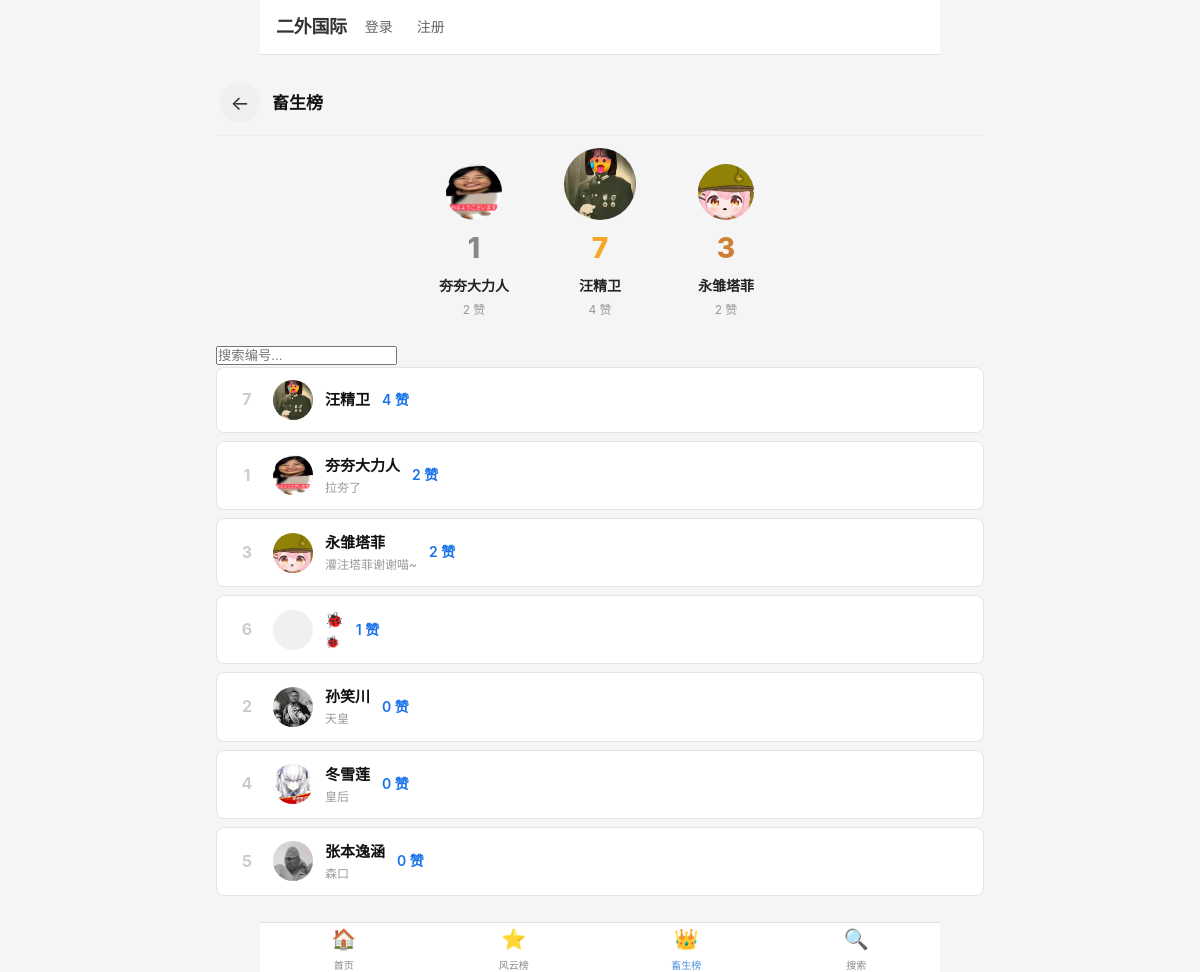
Page /chef on the committed database.
### tables this page shows
CREATE TABLE chef_users (
            id INTEGER PRIMARY KEY AUTOINCREMENT,
            number INTEGER UNIQUE NOT NULL,
            name TEXT NOT NULL,
            description TEXT DEFAULT '',
            image_url TEXT DEFAULT '',
            added_by INTEGER NOT NULL,
            like_count INTEGER DEFAULT 0,
            created_at TEXT DEFAULT (datetime('now'))
        );

### app.py (the view)
@app.route('/chef')
def chef_page():
    user = get_current_user()
    conn = get_db()
    chef_list = [dict(row) for row in conn.execute("""
        SELECT c.*, u.nickname as adder_name
        FROM chef_users c
        LEFT JOIN users u ON c.added_by = u.id
        ORDER BY c.like_count DESC, c.number ASC
    """).fetchall()]
    liked_ids = []
    if user:
        liked = conn.execute("SELECT chef_id FROM chef_likes WHERE user_id = ?", (user['id'],)).fetchall()
        liked_ids = [r['chef_id'] for r in liked]
    all_comments = {}
    for row in conn.execute("""
        SELECT c.chef_id, c.content, c.created_at, u.nickname as commenter_name
        FROM chef_comments c LEFT JOIN users u ON c.user_id = u.id
        ORDER BY c.created_at DESC
    """).fetchall():
        cid = row['chef_id']
        if cid not in all_comments:
            all_comments[cid] = []
        all_comments[cid].append(dict(row))
    conn.close()
    return render_template('chef.html',
                           chef_list=chef_list,
                           liked_ids=liked_ids,
                           user=user,
                           all_comments=all_comments)

### app.py (called while the page is built)
def get_db():
    conn = sqlite3.connect(DB_PATH, timeout=30)
    conn.execute("PRAGMA busy_timeout = 30000")
    conn.execute("PRAGMA journal_mode = WAL")
    conn.row_factory = sqlite3.Row
    return conn

def get_current_user():
    user_id = session.get('user_id')
    if not user_id:
        return None
    conn = get_db()
    user = conn.execute("SELECT id, username, nickname, avatar, bio, is_admin, level, exp, created_at FROM users WHERE id = ?", (user_id,)).fetchone()
    conn.close()
    return dict(user) if user else None

@app.context_processor
def inject_user():
    from flask import session, g
    user = get_current_user()
    return dict(user=user)

### templates/chef.html (shortened to what this page needs)
{% extends "base.html" %}
{% block content %}
<div class="nav-bar">
  <a href="javascript:goBack()" class="back-btn">←</a>
  <span class="nav-title">畜生榜</span>
</div>
{% if chef_list|length >= 3 %}
{% set p1 = chef_list[0] %}
{% set p2 = chef_list[1] %}
{% set p3 = chef_list[2] %}
<div class="podium">
  <div class="podium-place place-2">
    <div class="rank-photo">{% if p2.image_url %}<img src="{{ p2.image_url }}">{% endif %}</div>
    <div class="rank-num">{{ p2.number }}</div>
    <div class="rank-name">{{ p2.name }}</div>
    <div class="rank-likes">{{ p2.like_count }} 赞</div>
  </div>
  <div class="podium-place place-1">
    <div class="rank-photo">{% if p1.image_url %}<img src="{{ p1.image_url }}">{% endif %}</div>
    <div class="rank-num">{{ p1.number }}</div>
    <div class="rank-name">{{ p1.name }}</div>
    <div class="rank-likes">{{ p1.like_count }} 赞</div>
  </div>
  <div class="podium-place place-3">
    <div class="rank-photo">{% if p3.image_url %}<img src="{{ p3.image_url }}">{% endif %}</div>
    <div class="rank-num">{{ p3.number }}</div>
    <div class="rank-name">{{ p3.name }}</div>
    <div class="rank-likes">{{ p3.like_count }} 赞</div>
  </div>
</div>
{% endif %}
<div class="search-bar">
  <input type="text" id="searchInput" placeholder="搜索编号..." oninput="doSearch()">
</div>
<div class="rank-list" id="rankList">
{% for f in chef_list %}
  <div class="rank-item" data-num="{{ f.number }}" onclick="showDetailChef({{ f.id }})">
    <div class="rank-num">{{ f.number }}</div>
    <div class="rank-photo">{% if f.image_url %}<img src="{{ f.image_url }}">{% endif %}</div>
    <div>
      <div class="rank-name">{{ f.name }}</div>
      {% if f.description %}<div class="rank-desc">{{ f.description }}</div>{% endif %}
    </div>
    <div class="rank-likes">{{ f.like_count }} 赞</div>
  </div>
{% else %}
  <div class="empty-state">暂无人物，快来添加</div>
{% endfor %}
</div>
{% endblock %}

### templates/base.html (shortened to what this page needs)
<!DOCTYPE html>
<html lang="zh">
<head>
<link rel="stylesheet" href="{{ url_for('static', filename='style.css') }}">
</head>
<body>
<nav class="navbar">
  <a href="/" class="navbar-brand">二外国际</a>
  <div class="navbar-links">
    {% if user %}
      <a href="/user/{{ user.id }}" class="navbar-link" style="display:flex;align-items:center;gap:6px">{{ user_avatar(user.avatar, user.nickname) }}<span>{{ user.nickname }}</span>{{ level_badge(user.level or 0, 'xs', user.is_admin) }}</a>
      {% if user.is_admin %}
      <a href="/admin" class="navbar-link">管理</a>
      {% endif %}
    {% else %}
      <a href="/login" class="navbar-link">登录</a>
      <a href="/register" class="navbar-link">注册</a>
    {% endif %}
  </div>
</nav>
<div class="container">
  {% block content %}{% endblock %}
</div>
<div class="bottom-nav">
  <a href="/" class="{% if request.path == '/' %}active{% endif %}">
    <span class="nav-icon">🏠</span>
    <span>首页</span>
  </a>
  <a href="/famous" class="{% if request.path == '/famous' %}active{% endif %}">
    <span class="nav-icon">⭐</span>
    <span>风云榜</span>
  </a>
  <a href="/chef" class="{% if request.path == '/chef' %}active{% endif %}">
    <span class="nav-icon">👑</span>
    <span>畜生榜</span>
  </a>
  <a href="/search" class="{% if request.path == '/search' %}active{% endif %}">
    <span class="nav-icon">🔍</span>
    <span>搜索</span>
  </a>
</div>
</body>
</html>

### static/style.css (style rules this page uses)
*, *::before, *::after { box-sizing: border-box; margin: 0; padding: 0; }
body { font-family: -apple-system, BlinkMacSystemFont, 'Segoe UI', sans-serif; background: #fafafa; color: #222; font-size: 15px; line-height: 1.6; }
a { color: #1a73e8; text-decoration: none; }
img { max-width: 100%; }
.container { max-width: 680px; margin: 0 auto; padding: 0 16px 100px; }
.navbar { display: flex; align-items: center; gap: 10px; padding: 12px 16px; background: #fff; border-bottom: 1px solid #eee; position: sticky; top: 0; z-index: 100; max-width: 680px; margin: 0 auto; }
.navbar-brand { font-size: 17px; font-weight: 800; color: #111; text-decoration: none; white-space: nowrap; letter-spacing: -0.3px; flex-shrink: 0; }
.navbar-link { font-size: 13px; color: #555; text-decoration: none; padding: 4px 6px; }
.podium { display: flex; align-items: flex-end; justify-content: center; gap: 6px; margin-bottom: 24px; padding: 0 8px; }
.podium-place { flex: 1; max-width: 120px; text-align: center; }
.podium-place .rank-num { font-size: 28px; font-weight: 800; margin-bottom: 4px; }
.podium-place .rank-name { font-size: 14px; font-weight: 600; color: #222; }
.podium-place .rank-likes { font-size: 12px; color: #999; margin-top: 2px; }
.podium-place .rank-photo { width: 56px; height: 56px; border-radius: 50%; background: #f0f0f0; margin: 0 auto 6px; overflow: hidden; }
.podium-place .rank-photo img { width: 100%; height: 100%; object-fit: cover; }
.place-1 .rank-num { color: #f5a623; }
.place-2 .rank-num { color: #888; }
.place-3 .rank-num { color: #cd7f32; }
.place-1 .rank-photo { width: 72px; height: 72px; }
.rank-list { display: flex; flex-direction: column; gap: 8px; }
.rank-item { background: #fff; border: 1px solid #e4e4e4; border-radius: 8px; padding: 12px 16px; display: flex; align-items: center; gap: 12px; cursor: pointer; }
.rank-item .rank-num { font-size: 16px; font-weight: 700; color: #ccc; width: 28px; text-align: center; flex-shrink: 0; }
.rank-item .rank-photo { width: 40px; height: 40px; border-radius: 50%; background: #f0f0f0; flex-shrink: 0; overflow: hidden; }
.rank-item .rank-photo img { width: 100%; height: 100%; object-fit: cover; }
.rank-item .rank-name { font-size: 15px; font-weight: 600; color: #111; flex: 1; }
.rank-item .rank-desc { font-size: 12px; color: #999; }
.rank-item .rank-likes { font-size: 14px; font-weight: 600; color: #1a73e8; flex-shrink: 0; }
.bottom-nav { display: flex; position: fixed; bottom: 0; left: 0; right: 0; background: #fff; border-top: 1px solid #eee; z-index: 150; max-width: 680px; margin: 0 auto; padding-bottom: env(safe-area-inset-bottom); }
@media (min-width: 480px) { .container { padding: 0 20px 100px; } }
@media (min-width: 480px) { .navbar { padding: 12px 20px; } }
.nav-bar { display: flex; align-items: center; gap: 12px; padding: 12px 4px; border-bottom: 1px solid #eee; margin-bottom: 12px; }
.back-btn { display: inline-flex; align-items: center; justify-content: center; width: 40px; height: 40px; background: #f0f0f0; border-radius: 50%; font-size: 20px; color: #333; text-decoration: none; flex-shrink: 0; transition: background 0.15s; }
.nav-title { font-size: 17px; font-weight: 700; color: #111; }
@media (min-width: 640px) { body { font-size: 15px; } }

### templates/base.html (style rules this page uses)
* { box-sizing: border-box; margin: 0; padding: 0; }
body { font-family: -apple-system, BlinkMacSystemFont, 'Segoe UI', Roboto, sans-serif; background: #f5f5f5; min-height: 100vh; padding-bottom: 60px; }
.navbar { background: #fff; border-bottom: 1px solid #e0e0e0; padding: 12px 16px; display: flex; align-items: center; gap: 12px; position: sticky; top: 0; z-index: 100; }
.navbar-brand { font-size: 18px; font-weight: 700; color: #333; text-decoration: none; white-space: nowrap; }
.navbar-links { display: flex; gap: 12px; align-items: center; white-space: nowrap; }
.navbar-link { color: #666; text-decoration: none; font-size: 14px; }
.container { max-width: 800px; margin: 16px auto; padding: 0 16px; }
.bottom-nav { position: fixed; bottom: 0; left: 0; right: 0; height: 50px; background: #fff; border-top: 1px solid #e0e0e0; display: flex; justify-content: space-around; align-items: center; z-index: 150; }
.bottom-nav a { display: flex; flex-direction: column; align-items: center; gap: 2px; color: #888; text-decoration: none; font-size: 10px; }
.bottom-nav a.active { color: #4a90d9; }
.bottom-nav .nav-icon { font-size: 20px; }

### rows in the picture
chef_users: image_url (picture), number "1", name "夯夯大力人", like_count "2", description "拉夯了"
chef_users: image_url (picture), number "7", name "汪精卫", like_count "4"
chef_users: image_url (picture), number "3", name "永雏塔菲", like_count "2", description "灌注塔菲谢谢喵~"
chef_users: number "6", name "🐞", description "🐞", like_count "1"
chef_users: number "2", image_url (picture), name "孙笑川", description "天皇", like_count "0"
chef_users: number "4", image_url (picture), name "冬雪莲", description "皇后", like_count "0"
chef_users: number "5", image_url (picture), name "张本逸涵", description "森口", like_count "0"
